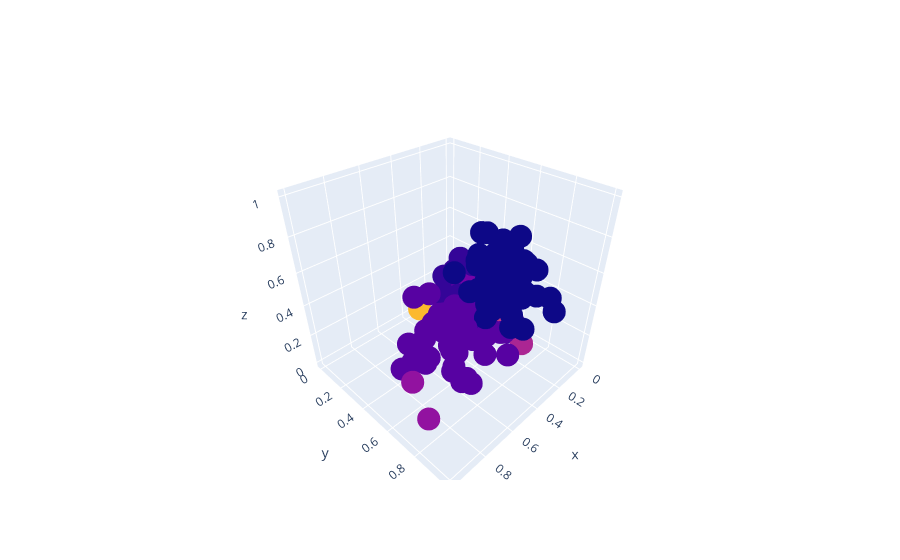

The notebook cell this image was saved under:
### Code cell
fig = go.Figure()
fig.add_trace(go.Scatter3d(x=df['Intensidade_de_cor'],
                         y=df['Alcool'], z=df['Proline'],
                         mode = 'markers',                      
                          marker = dict(color = agrupador.labels_.astype(np.float)),
                        text = [0, 1, 2]))
fig.show()

### Figure 1 — Plotly figure (JSON) as saved in the notebook; plotly's stock layout.template omitted (floating-point values rounded to 4 significant figures; data arrays with more than 128 entries replaced by an {"elided": "..."} marker saying what was removed)
{"data": [{"marker": {"color": {"elided": "178 int values"}}, "mode": "markers", "text": ["0", "1", "2"], "type": "scatter3d", "x": {"elided": "178 float values"}, "y": {"elided": "178 float values"}, "z": {"elided": "178 float values"}}], "layout": {}}
